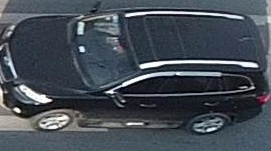
#> input picture car-color-classifier/data/32861.jpg, 271 x 151 px, given in place of ., which was not available
$ python -i create_gms_index.py   (imports and definitions only)
#> lines starting #> are read from the running program, lines starting #| are printed output that depends on the picture; after the words box and inside, x2 and y2 are one past the last pixel; in counts of white or black regions, pixels touching at a corner belong together; pictures that were not available may be replaced by others from this repository, and a replacement may not be noted
import os
import pickle
import re
import xml.etree.ElementTree as ET
from collections import defaultdict

import cv2
import numpy as np
from tqdm import tqdm

# [22 lines left out: function str2int, not called in this run]

def compute_gms_matches(orb: cv2.ORB, bf: cv2.BFMatcher, img1: np.ndarray, img2: np.ndarray, verbose: bool = False):
    # Detect and compute keypoints and descriptors
    kp1, des1 = orb.detectAndCompute(img1, None)
    kp2, des2 = orb.detectAndCompute(img2, None)

    # Check if descriptors were found
    if des1 is None or des2 is None or len(des1) == 0 or len(des2) == 0:
        if verbose:
            print(f"Warning: No descriptors found for one of the images. Returning 0 matches.")
        return 0

    if des1.shape[1] != des2.shape[1]:
        if verbose:
            print(f"Error: Descriptor sizes don't match. Cannot proceed with matching.")
        return 0

    # Convert des1 and des2 to have the same type
    # Fixes: cv2.error: OpenCV(4.10.0) /io/opencv/modules/core/src/batch_distance.cpp:274: error: (-215:Assertion failed) type == src2.type() && src1.cols == src2.cols && (type == CV_32F || type == CV_8U) in function 'batchDistance'
    if(des1.dtype != [np.uint8, np.float32]) or (des1.dtype != [np.uint8, np.float32]):
        if verbose:
            print(f"Warning: Converting descriptors to np.uint8.")
        des1 = des1.astype(np.uint8)

    if(des2.dtype != [np.uint8, np.float32]) or (des2.dtype != [np.uint8, np.float32]):
        if verbose:
            print(f"Warning: Converting descriptors to np.uint8.")
        des2 = des2.astype(np.uint8)

    # Perform initial matching
    matches = bf.match(des1, des2)

    # Apply GMS matching
    gms_matches = cv2.xfeatures2d.matchGMS(size1=img1.shape[:2], size2=img2.shape[:2],
                                            keypoints1=kp1, keypoints2=kp2,
                                            matches1to2=matches, withRotation=True)
    return len(gms_matches)

def process_class(image_paths: list, image_size: tuple = (224, 224), verbose: bool = False):
#> called with image_paths = '../car-color-classifier/data/32861.jpg', image_size = (224, 224), verbose = False
    n = len(image_paths)
    width, height = image_size
    # Initialize the adjacency matrix
    adj_matrix = np.zeros((n, n), dtype=np.int32)

    # Iterate over all the images
    for i in range(n):
        # Read and resize, as per paper
        img1 = cv2.imread(image_paths[i], cv2.IMREAD_GRAYSCALE)
#> img1: shape (151, 271); min 0, max 255, mean 74.4
        img1 = cv2.resize(img1, (width, height))
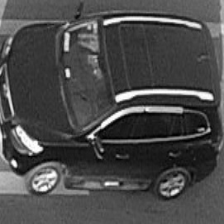
#> img1: shape (224, 224); min 0, max 255, mean 74.3
        img1 = img1.astype(np.uint8)

        # Only iterate over j > i
        for j in range(i + 1, n):
            # Read and resize, as per paper
            img2 = cv2.imread(image_paths[j], cv2.IMREAD_GRAYSCALE)
            img2 = cv2.resize(img2, (width, height))
            img2 = img2.astype(np.uint8)

            # Compute GMS matches
            matches = compute_gms_matches(orb, bf, img1, img2, verbose)
#> in compute_gms_matches, `kp1, des1 = orb.detectAndCompute(img1, None)`: kp1 = 3130 keypoints; strongest (x, y, size): (92, 136, 31), (41, 149, 37.2), (92, 137, 37.2), (89, 136, 31)
#> in compute_gms_matches, `kp2, des2 = orb.detectAndCompute(img2, None)`: kp2 has the same summary as kp1
#> in compute_gms_matches, `matches = bf.match(des1, des2)`: matches = 3130 matches
#> matches = 3130

            # Set both (i,j) and (j,i) at once
            adj_matrix[i, j] = matches
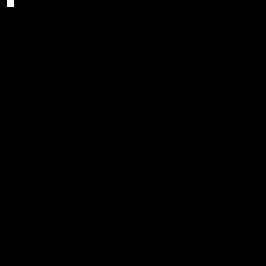
#> adj_matrix: shape (38, 38) int32 (shown 7 times larger); values 0 (black) and 3130 (white), 0.07% white in thin lines or dots, all inside (x1, y1, x2, y2) = (1, 0, 2, 1)
            adj_matrix[j, i] = matches
#> adj_matrix: shape (38, 38) int32; values 0 (black) and 3130 (white), 0.14% white in thin lines or dots, all inside (x1, y1, x2, y2) = (0, 0, 2, 2)

        pbar.update(1)

    return adj_matrix

# [67 lines left out: function get_dict, not called in this run]

# ========================== MAIN ========================== #
# Set up paths
dataset = 'vru'  # 'veri_776' / 'veri_wild' / 'vehicle_id' / 'vru'
base_datapath = 'data'
gms_path = 'gms'
image_size = (320, 320)
verbose = False

# [19 lines not run here, left out]

output = os.path.join(gms_path, dataset)
# [4 lines not run here, left out]

# Instantiate the ORB and BFMatcher objects
orb = cv2.ORB_create(nfeatures=10000, fastThreshold=0)
bf = cv2.BFMatcher(cv2.NORM_HAMMING, crossCheck=False)

# Get the dictionary of class images
# It will contain keys as class labels and values as lists of image paths
# Example:
# {
#     '1': ['<full_path>/190472.jpg', '<full_path>/134671.jpg', ...],
#     '2': ['<full_path>/134718.jpg', '<full_path>/824511.jpg', ...],
#    ...
# }
# [1 line that did not run here, left out]

# # In case you want to filter the dictionary to start from a certain class (resuming from a checkpoint, basically)
# resuming_class = 5344
# class_images = {k: v for k, v in class_images.items() if int(k) >= resuming_class}

# Create the index_vp.pkl file
# dict_index should contain the name of the images as keys, and a tuple (class_label, counter) as values
# [3 lines that did not run here, left out]

# [4 lines not run here, left out]

# Get how many iterations are needed (for tqdm)
# [1 line that did not run here, left out]

# Process each class
# [10 lines not run here, left out]
# ========================================================== #

#> (the run stopped early here; a loop or call above may not have finished)

$ run again, on car-color-classifier/data/car_ID-1.0_0.78.jpg
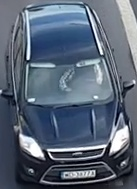
#> input picture car-color-classifier/data/car_ID-1.0_0.78.jpg, 137 x 189 px, given in place of ., which was not available
#> in process_class, `img1 = cv2.imread(image_paths[i], cv2.IMREAD_GRAYSCALE)`:
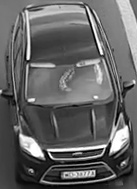
#> img1: shape (189, 137); min 0, max 255, mean 99.3
#> in process_class, `img1 = cv2.resize(img1, (width, height))`:
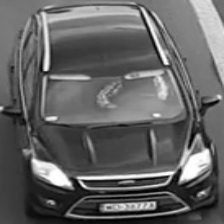
#> img1: shape (224, 224); min 0, max 255, mean 99.2
#> kp1 = 2004 keypoints; strongest (x, y, size): (46, 68, 37.2), (45, 70, 31), (82, 180, 31), (84, 181, 37.2)
#> kp2 has the same summary as kp1
#> in compute_gms_matches, `matches = bf.match(des1, des2)`: matches = 2004 matches
#> gms_matches = 2003 matches
#> in process_class, `matches = compute_gms_matches(orb, bf, img1, img2, verbose)`: matches = 2003

$ run again, on car-color-classifier/data/car_ID-3.0_0.87.jpg
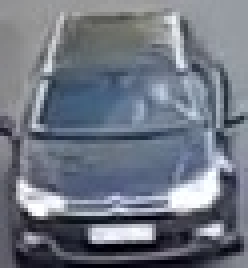
#> input picture car-color-classifier/data/car_ID-3.0_0.87.jpg, 62 x 67 px, given in place of ., which was not available (shown 4 times larger)
#> in process_class, `img1 = cv2.imread(image_paths[i], cv2.IMREAD_GRAYSCALE)`:
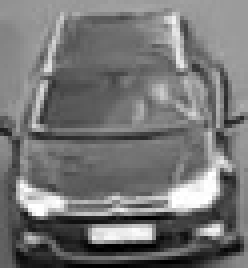
#> img1: shape (67, 62) (shown 4 times larger); min 0, max 255, mean 117
#> in process_class, `img1 = cv2.resize(img1, (width, height))`:
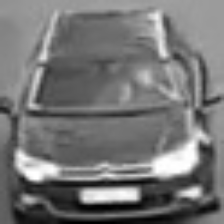
#> img1: shape (224, 224); min 0, max 255, mean 116.9
#> kp1 = 1445 keypoints; strongest (x, y, size): (164, 54, 53.6), (57, 169, 53.6), (164, 55, 44.6), (58, 168, 44.6)
#> kp2 has the same summary as kp1
#> in compute_gms_matches, `matches = bf.match(des1, des2)`: matches = 1445 matches
#> in process_class, `matches = compute_gms_matches(orb, bf, img1, img2, verbose)`: matches = 1445
